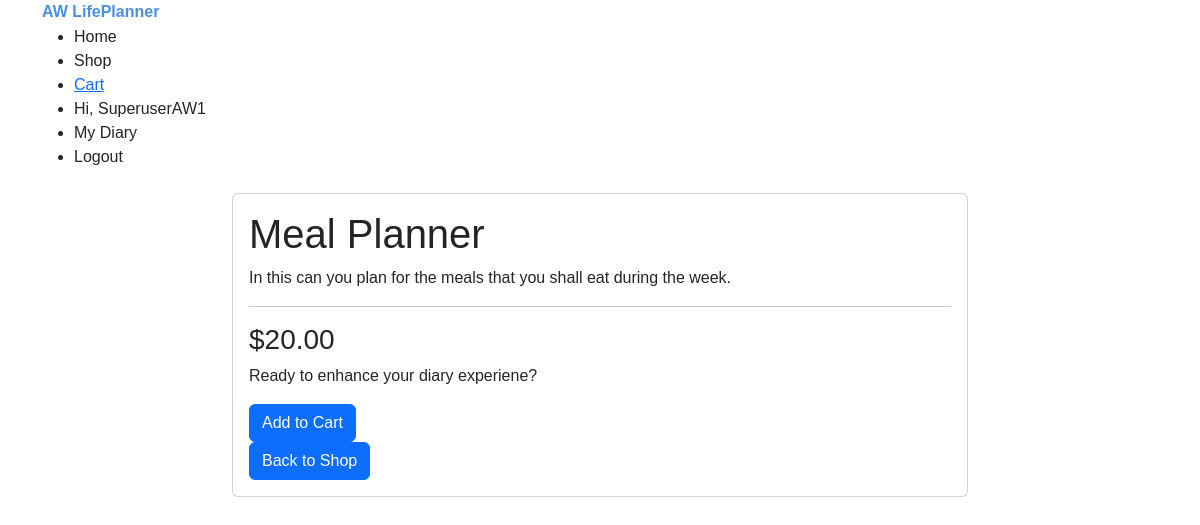
The page /shop/1/ (signed in) on the database its author committed.
### shop/models.py (models this page shows, shortened)
class Module(models.Model):
    MODULE_TYPES = [
        ('meal_planner', 'Meal Planner'),
        ('cleaning_schedule', 'Cleaning Schedule'),
        ('Stickers', 'Digital Stickers'),
        ('habit_tracker', 'Habit Tracker'),
    ]
    category = models.ForeignKey('Category', null=True, blank=True, on_delete=models.SET_NULL)
    name = models.CharField(max_length=254)
    module_type = models.CharField(max_length=50, choices=MODULE_TYPES)
    description = models.TextField()
    price = models.DecimalField(max_digits=6, decimal_places=2)
    images = models.ImageField(null=True, blank=True)

### shop/views.py (the view)
# urls.py: path('<int:module_id>/', views.module_detail, name='module_detail'),
@login_required
def module_detail(request, module_id):
    module = get_object_or_404(Module, pk=module_id)
    user_owns_module = UserModule.objects.filter(
        user=request.user,
        module=module
    ).exists()
    context = {
        'module': module,
        'user_owns_module': user_owns_module,
    }
    return render(request, 'shop/module_detail.html', context)

### shop/templates/shop/module_detail.html (shortened to what this page needs)
{% extends 'base.html' %}
{% block content %}
    <div class="row">
        <div class="col-md-8 mx-auto">
            <div class="card">
                <div class="card-body">
                    <h1>{{ module.name }}</h1>
                    <p>{{ module.description }}</p>
                    <hr>
                    <h3>${{ module.price }}</h3>
                    {% if user_owns_module %}
                        <p class="alert alert-info">You already own this module!</p>
                        <a href="{% url 'diary:diary_home' %}" class="btn btn-primary" >Go to Diary</a>
                    {% else %}
                        <p>Ready to enhance your diary experiene?</p>
                        <form action="{% url 'shop:add_to_cart' module.id %}" method="post">
                            <button type="submit" class="btn btn-primary">Add to Cart</button>
                        </form>
                    {% endif %}
                    <a href="{% url 'shop:modules' %}" class="btn btn-primary">Back to Shop</a>
                </div>
            </div>
        </div>
    </div>
{% endblock %}

### templates/base.html (shortened to what this page needs)
{% load static %}
<!DOCTYPE html>
<html lang="en">
<head>
    <link href="https://cdn.jsdelivr.net/npm/bootstrap@5.3.0/dist/css/bootstrap.min.css" rel="stylesheet">
    <link rel="stylesheet" href="{% static 'css/main.css' %}">
</head>
<body>
    <nav class="nabar nabar-expand-lg navbar-light bg-ligth">
        <div class="container">
            <a href="/" class="navbar-brand">AW LifePlanner</a>
            <button class="navbar-toggler" type="button" data-bs-toggle="collapse" data-bs-target="#navbarNav">
                <span class="navbar-toggler-icon"></span>
            </button>
            <div class="collaps nabar-collape" id="navbarNav" >
                <ul class="nabar-nav ms-auto">
                    <li class="nav-item">
                        <a href="/" class="nav-link">Home</a>
                    </li>
                    <li class="nav-item">
                        <a href="{% url 'shop:modules' %}" class="nav-link">Shop</a>
                    </li>
                    {% if user.is_authenticated %}
                        <li class="nav-item">
                            <a href="{% url 'shop:view_cart' %}">
                                Cart
                            </a>
                        </li>
                        <li class="nav-item">
                            <a href="#" class="nav-link">Hi, {{ user.username }}</a>
                        </li>
                        <li class="nav-item">
                            <a class="nav-link" href="{% url 'diary:diary_home' %}">My Diary</a>
                        </li>
                        <li class="nav-item">
                            <a href="{% url 'account_logout' %}" class="nav-link">Logout</a>
                        </li>
                    {% endif %}
                </ul>
            </div>
        </div>
    </nav>
    <main class="container my-4">
        {%  block content %}
        {% endblock %}
    </main>
</body>
</html>

### static/css/main.css (style rules this page uses)
body { font-family: Arial, Helvetica, sans-serif; }
.navbar-brand { font-weight: bold; color:#4a90e2 !important; }
main { min-height: 80vh; }

### rows shown on the page
Module: name "Meal Planner", description "In this can you plan for the meals that you shall eat during the week.", price "20.00"

### other values the page prints
{{ user.username }} "SuperuserAW1"
